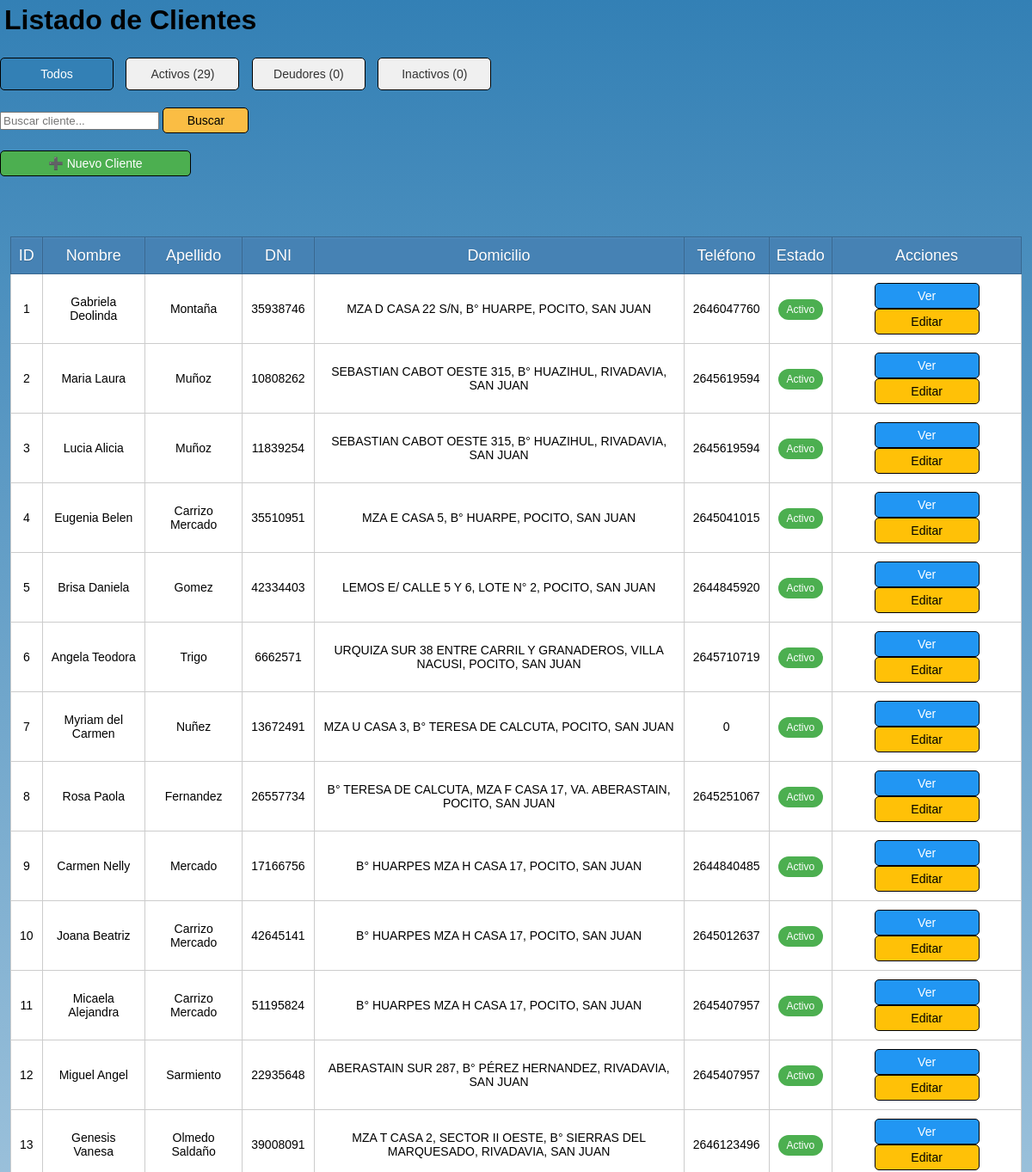
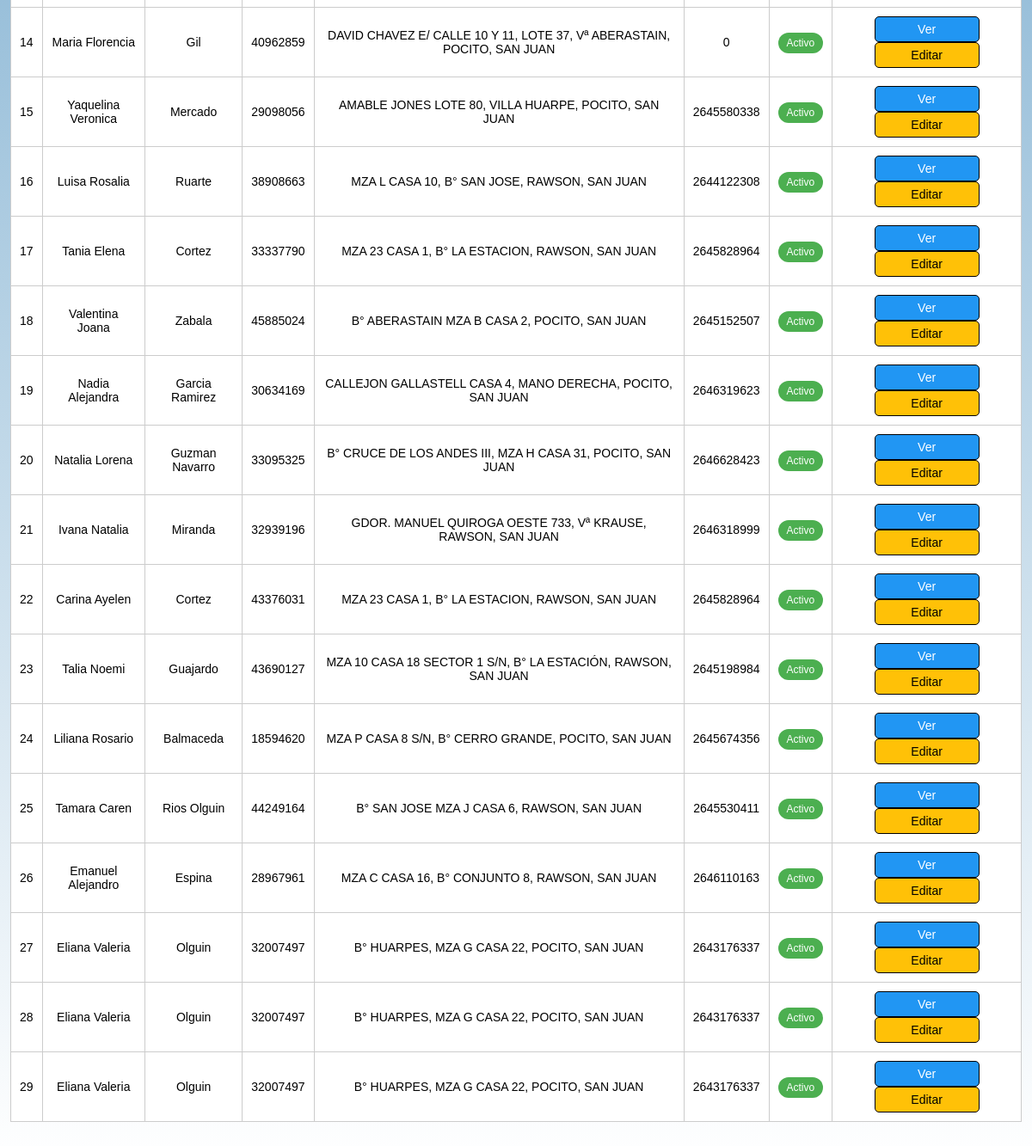
The app's page /src/modules/clientes/index_clientes.php, older data (2 pictures, top to bottom).
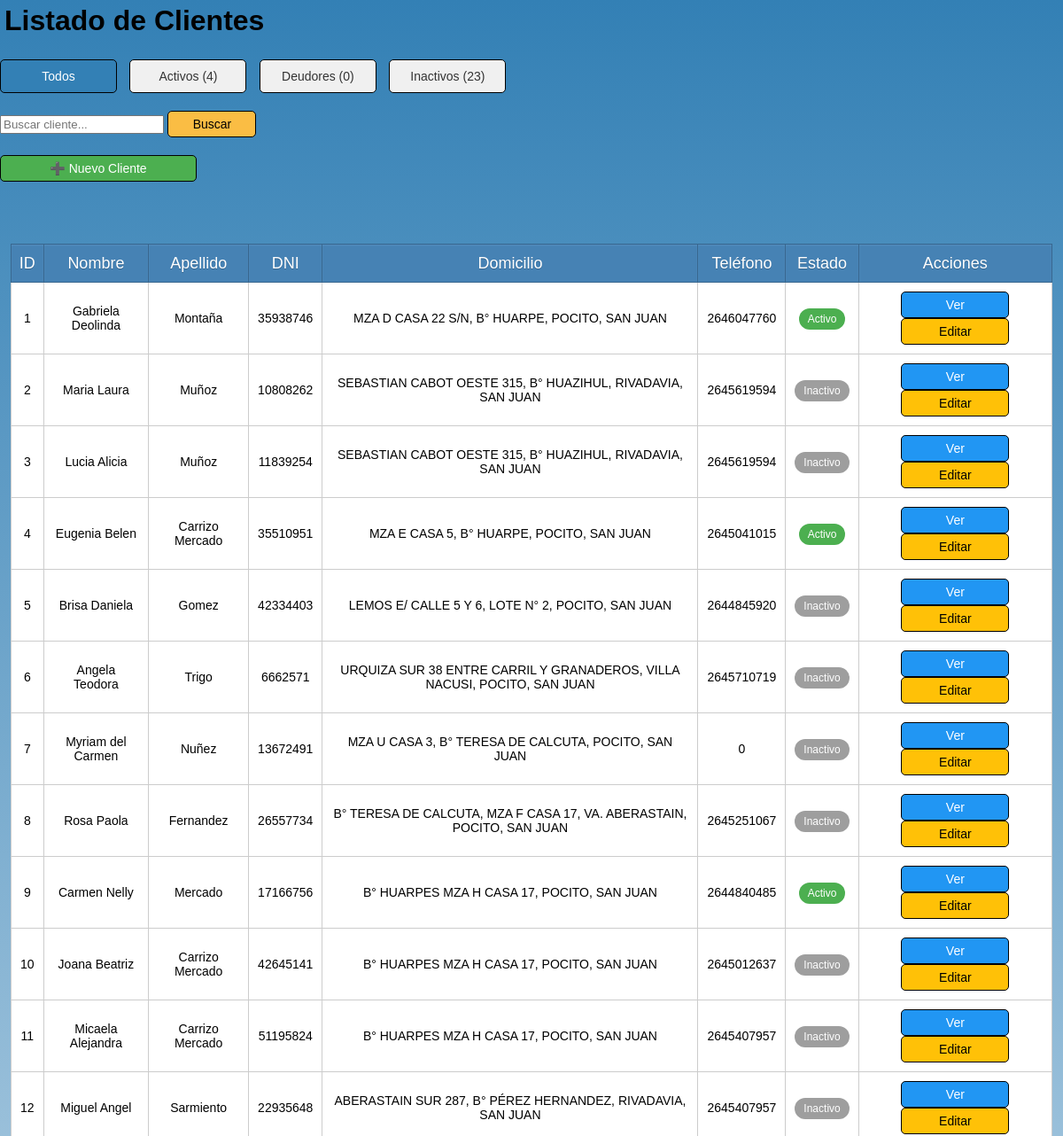
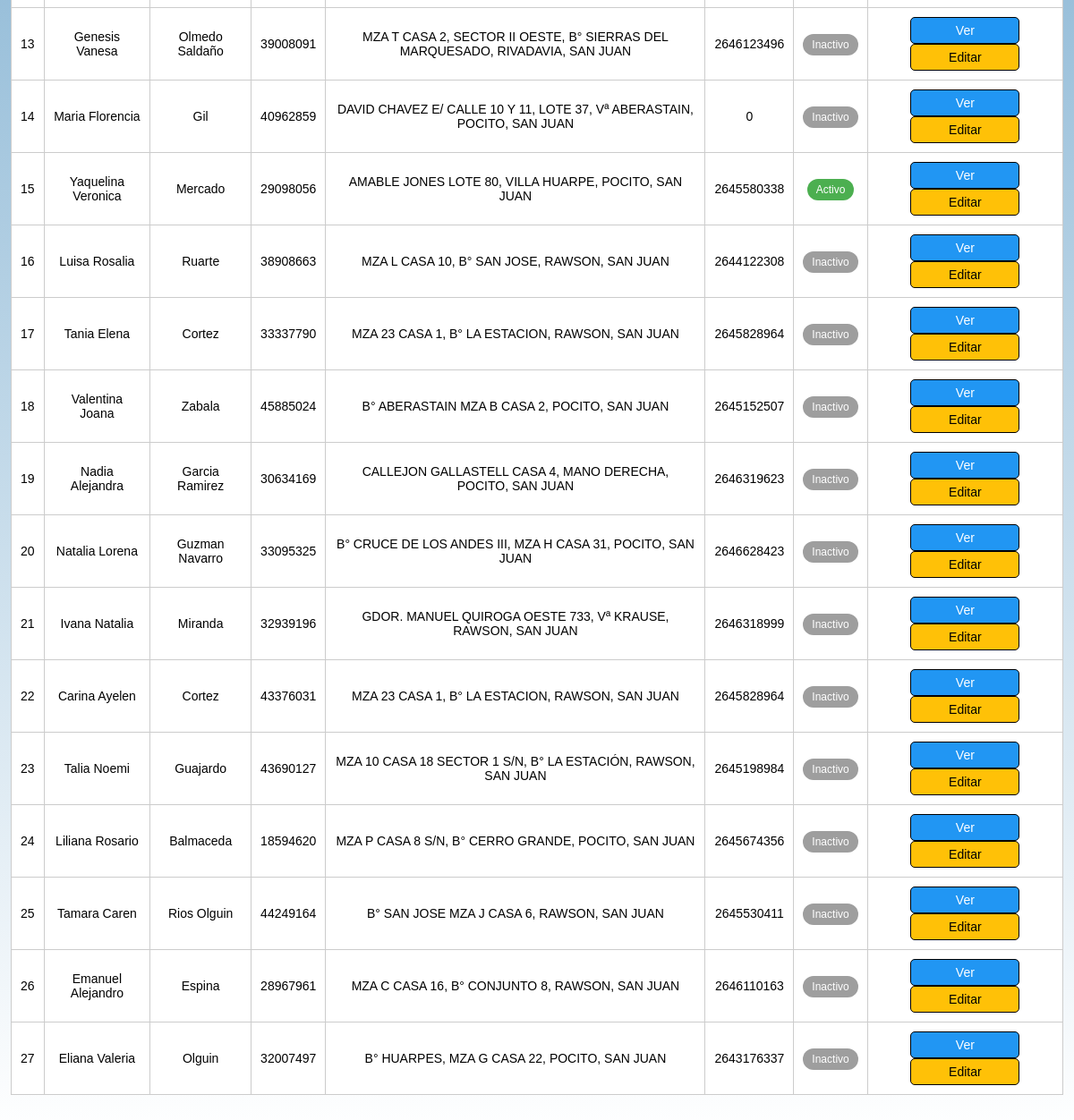
The same page, newer data (2 pictures, top to bottom).
### tables this page shows
CREATE TABLE `clientes` (
  `id_cliente` int(10) UNSIGNED NOT NULL,
  `nombre` text NOT NULL,
  `apellido` text NOT NULL,
  `dni` varchar(20) NOT NULL,
  `domicilio` varchar(100) NOT NULL,
  `telefono` varchar(20) NOT NULL,
  `estado` enum('Activo','Deudor','Inactivo') NOT NULL
);

### src/modules/clientes/index_clientes.php (the view, shortened to what this page needs)
<?php
require_once '../../config/database.php';
$buscar = isset($_GET['buscar']) ? trim($_GET['buscar']) : '';
$estado = isset($_GET['estado']) ? $_GET['estado'] : '';
$query = "SELECT id_cliente, nombre, apellido, dni, domicilio, telefono, estado
          FROM clientes
          WHERE 1";
$result = $conn->query($query);
?>
<!DOCTYPE html>
<html lang="es">
<head>
    <link rel="stylesheet" href="../../../style/style.css">
</head>
<body>
    <h1>Listado de Clientes</h1>
    <div class="filtros-estado">
        <a href="index_clientes.php" class="<?php echo empty($estado) ? 'activo' : ''; ?>">Todos</a>
        <a href="index_clientes.php?estado=Activo" class="<?php echo $estado == 'Activo' ? 'activo' : ''; ?>">Activos (<?php echo contar_clientes('Activo'); ?>)</a>
        <a href="index_clientes.php?estado=Deudor" class="<?php echo $estado == 'Deudor' ? 'activo' : ''; ?>">Deudores (<?php echo contar_clientes('Deudor'); ?>)</a>
        <a href="index_clientes.php?estado=Inactivo" class="<?php echo $estado == 'Inactivo' ? 'activo' : ''; ?>">Inactivos (<?php echo contar_clientes('Inactivo'); ?>)</a>
    </div>
    <form action="index_clientes.php" method="GET">
        <input type="text" name="buscar" placeholder="Buscar cliente..." value="<?php echo htmlspecialchars($buscar); ?>">
        <button type="submit">Buscar</button>
    </form>
    <a href="registrar_cliente.php" class="nuevo-cliente">➕ Nuevo Cliente</a>
    <table>
        <thead>
            <tr>
                <th>ID</th>
                <th>Nombre</th>
                <th>Apellido</th>
                <th>DNI</th>
                <th>Domicilio</th>
                <th>Teléfono</th>
                <th>Estado</th>
                <th>Acciones</th>
            </tr>
        </thead>
        <tbody>
            <?php if ($result->num_rows > 0): ?>
                <?php while ($cliente = $result->fetch_assoc()): ?>
                    <tr class="estado-<?php echo strtolower($cliente['estado']); ?>">
                        <td><?php echo $cliente['id_cliente']; ?></td>
                        <td><?php echo htmlspecialchars($cliente['nombre']); ?></td>
                        <td><?php echo htmlspecialchars($cliente['apellido']); ?></td>
                        <td><?php echo $cliente['dni']; ?></td>
                        <td><?php echo htmlspecialchars($cliente['domicilio']); ?></td>
                        <td><?php echo $cliente['telefono']; ?></td>
                        <td>
                            <span class="badge-estado <?php echo strtolower($cliente['estado']); ?>">
                                <?php echo $cliente['estado']; ?>
                            </span>
                        </td>
                        <td>
                        <a href="detalle_cliente.php?id_cliente=<?php echo $cliente['id_cliente']; ?>" class="btn-ver">Ver</a>
                            <a href="editar_cliente.php?id_cliente=<?php echo $cliente['id_cliente']; ?>" class="btn-editar">Editar</a>
                        </td>
                    </tr>
                <?php endwhile; ?>
            <?php else: ?>
                <tr>
                    <td colspan="8" class="sin-resultados">No se encontraron clientes</td>
                </tr>
            <?php endif; ?>
        </tbody>
    </table>
</body>
</html>
<?php
function contar_clientes($estado)
{
    global $conn;
    $query = "SELECT COUNT(*) AS total FROM clientes WHERE estado = '" . $conn->real_escape_string($estado) . "'";
    $result = $conn->query($query);
    return $result->fetch_assoc()['total'];
}
?>

Row changes from the older to the newer data that the page shows:
removed clientes: id_cliente "28", nombre "Eliana Valeria", apellido "Olguin", dni "32007497", domicilio "B° HUARPES, MZA G CASA 22, POCITO, SAN JUAN", telefono "2643176337", estado "Activo"
removed clientes: id_cliente "29", nombre "Eliana Valeria", apellido "Olguin", dni "32007497", domicilio "B° HUARPES, MZA G CASA 22, POCITO, SAN JUAN", telefono "2643176337", estado "Activo"
changed clientes "Maria Laura": estado "Activo" → "Inactivo"
changed clientes "Lucia Alicia": estado "Activo" → "Inactivo"
changed clientes "Brisa Daniela": estado "Activo" → "Inactivo"
changed clientes "Angela Teodora": estado "Activo" → "Inactivo"
changed clientes "Myriam del Carmen": estado "Activo" → "Inactivo"
changed clientes "Rosa Paola": estado "Activo" → "Inactivo"
changed clientes "Joana Beatriz": estado "Activo" → "Inactivo"
changed clientes "Micaela Alejandra": estado "Activo" → "Inactivo"
changed clientes "Miguel Angel": estado "Activo" → "Inactivo"
changed clientes "Genesis Vanesa": estado "Activo" → "Inactivo"
changed clientes "Maria Florencia": estado "Activo" → "Inactivo"
changed clientes "Luisa Rosalia": estado "Activo" → "Inactivo"
changed clientes "Tania Elena": estado "Activo" → "Inactivo"
changed clientes "Valentina Joana": estado "Activo" → "Inactivo"
changed clientes "Nadia Alejandra": estado "Activo" → "Inactivo"
changed clientes "Natalia Lorena": estado "Activo" → "Inactivo"
changed clientes "Ivana Natalia": estado "Activo" → "Inactivo"
changed clientes "Carina Ayelen": estado "Activo" → "Inactivo"
changed clientes "Talia Noemi": estado "Activo" → "Inactivo"
changed clientes "Liliana Rosario": estado "Activo" → "Inactivo"
changed clientes "Tamara Caren": estado "Activo" → "Inactivo"
changed clientes "Emanuel Alejandro": estado "Activo" → "Inactivo"
changed clientes "Eliana Valeria": estado "Activo" → "Inactivo"
Text that changed along with them:
contar_clientes('Activo'): "29" → "4"
contar_clientes('Inactivo'): "0" → "23"
